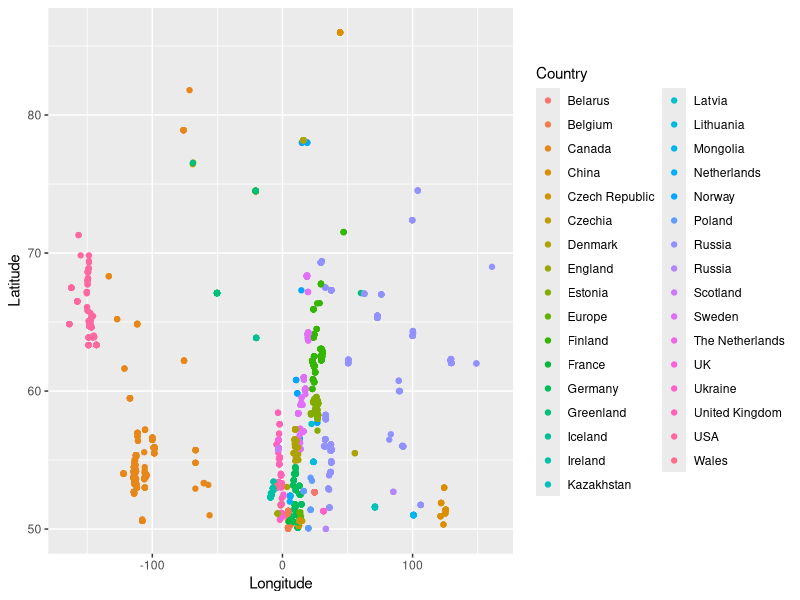

This figure's R source:
srdb <- read.csv("srdb-data.csv")

library(dplyr)
srdb_hl <- srdb %>%
  filter(Latitude > 50) %>%
  select(Country, Latitude, Longitude, Rs_annual)

# Sanity check - quickly plot the data colored by country
library(ggplot2)
p <- ggplot(srdb_hl, aes(Longitude, Latitude, color = Country)) + geom_point()
print(p)
